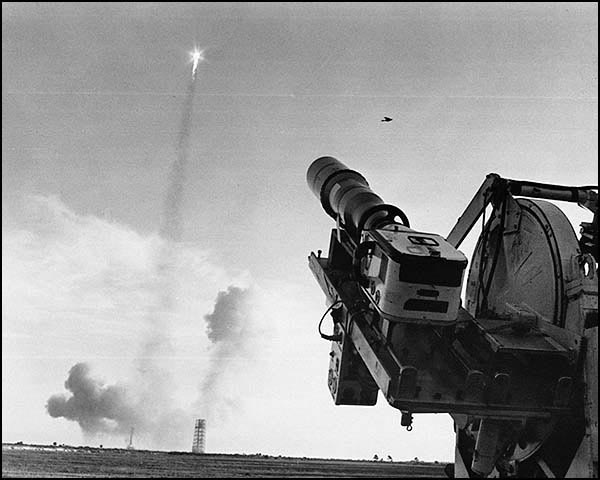
#> input picture courses/1-mastering-opencv-with-python/modules/3-histograms-and-color-segmentation/data/Apollo-8-Launch.jpg, 600 x 480 px; the run also reads 1 picture not shown here
$ jupyter execute --allow-errors 1-histograms.ipynb
#> lines starting #> are read from the running program, lines starting #| are printed output that depends on the picture
[cell 1]
import numpy as np
import matplotlib.pyplot as plt
import seaborn as sns
import cv2

[cell 2]
black_img = np.zeros([20,20,1])

[cell 3]
fig, ax = plt.subplots(1,2, figsize=(15,5))
ax[0].imshow(black_img, cmap='gray'); ax[0].set_title("Image")

ax[1].hist(black_img.flatten(), bins=256, range=(0,255)); ax[1].set_xlim([-1,256]);
ax[1].set_title("Histogram"); ax[1].set_xlabel("Pixel Instensity"); ax[1].set_ylabel("Number of Pixels")
#> figure, not shown here; panel 2: tallest bar 400 high, from x = 0 to 0.996

[cell 4]
img =  cv2.imread("../data/checkerboard_18x18.png",0) # 0 = cv2.IMREAD_GRAYSCALE

#> (the rest of this cell did not finish here and is left out)

[cell 5]
fig, ax = plt.subplots(1,3, figsize=(15,5))
#> (the rest of this cell did not finish here and is left out)

[cell 6]
img = cv2.imread("../data/MNIST_3_18x18.png",0)

fig, ax = plt.subplots(1,3, figsize=(15,5))
ax[0].imshow(img, cmap="gray"); ax[0].set_title(f"Orig, {img.shape}, {len(np.unique(img))}")

bins = 5
ax[1].hist(img.flatten(), bins, [0,256]); ax[1].set_title(f"{bins} Bins")

bins = 50
ax[2].hist(img.flatten(), bins, [0,256]); ax[2].set_title(f"{bins} Bins")

for axis in ax[1:]:
    axis.set_xlabel("Pixel Intensity")
    axis.set_ylabel("Number of Pixels")
    axis.set_xlim([0,256])
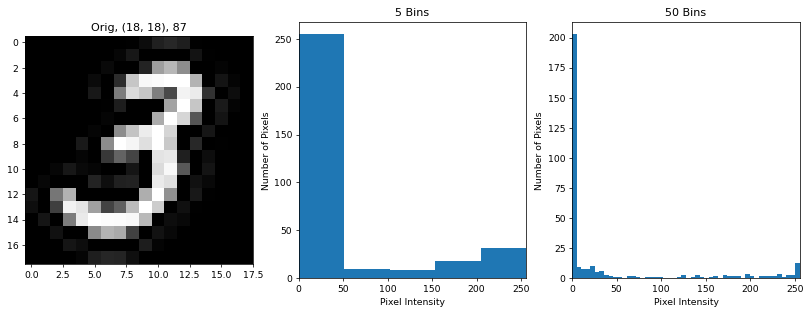
#> figure drawn by matplotlib, 3 panels; panel 2: tallest bar 255 high, from x = -3.55e-15 to 51.2; panel 3: tallest bar 203 high, from x = 4.44e-16 to 5.12

[cell 7]
img = cv2.imread("../data/Apollo-8-Launch.jpg",0)
#> img is the input picture: shape (480, 600); min 0, max 255, mean 151.3

fig, ax = plt.subplots(1,3, figsize=(20,5))

ax[0].imshow(img, cmap="gray"); ax[0].set_title(f"Orig, {img.shape}, {len(np.unique(img))} ")

bins = 50
ax[1].hist(img.flatten(), bins, [0,256]); ax[1].set_title(f"{bins} Bins")

bins = 256
ax[2].hist(img.flatten(), bins, [0,256]); ax[2].set_title(f"{bins} Bins")

for axe in ax[1:]:
    axe.set_xlabel("Pixel Intensity")
    axe.set_ylabel("Number of Pixels")
    axe.set_xlim([0,256])
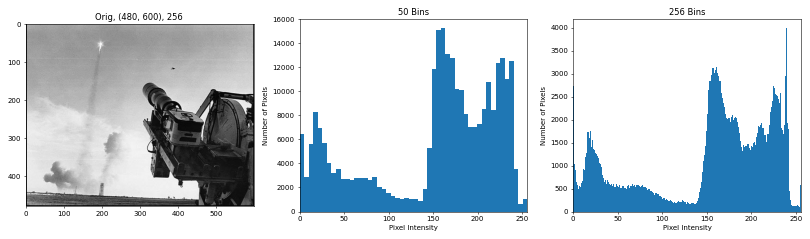
#> figure drawn by matplotlib, 3 panels; panel 2: tallest bar 15245 high, from x = 158.7 to 163.8; panel 3: tallest bar 3996 high, from x = 239 to 240

[cell 8]
# Calculate the histograms
hist = cv2.calcHist(images = [img], channels = [0], mask = None, histSize = [256], ranges = [0,255])
#> hist = 256 values, max 3996 at index 239, min 0 at index 255, mean 1122.8

# Flatten
img_flatten = img.flatten()

# Plot
fig, ax = plt.subplots(1,3, figsize=(15,5))


ax[0].imshow(img, cmap='gray'); ax[0].set_title("Original")
ax[1].plot(hist); ax[1].set_title("cv2.calchist")
ax[2].hist(img_flatten, bins=256, range=[0,256])

for axis in ax[1:]:
    axis.set_xlim([0,256])
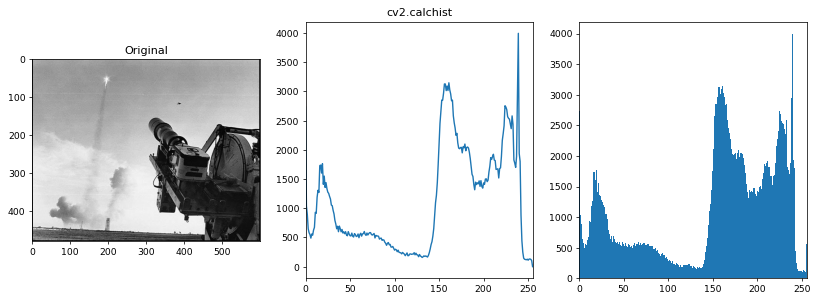
#> figure drawn by matplotlib, 3 panels; panel 2: curve peaks at x = 239, y = 3996; panel 3: tallest bar 3996 high, from x = 239 to 240

### Different images can have identical histograms

[cell 9]
img_gradient = cv2.imread("../data/linear_graident.png",cv2.IMREAD_GRAYSCALE)
img_noisy = cv2.imread("../data/noisy.png",cv2.IMREAD_GRAYSCALE)

fig, ax = plt.subplots(2,2, figsize=(20,15))
#> (the rest of this cell did not finish here and is left out)

## Color Histograms

[cell 10]
img = cv2.imread("../data/Emerald_Lakes_New_Zealand.jpg")

# compute histograms for each color channel
blue = cv2.calcHist([img], [0], None, [256], [0,255])
#> blue = 256 values from 0 to 0
#> (the rest of this cell did not finish here and is left out)

[cell 11]
# Read the color images.
img = cv2.imread('../data/Emerald_Lakes_New_Zealand.jpg')

# Compute histograms for each color channel for both images.
hist1 = cv2.calcHist([img], [0], None, [256], [0, 255])
#> hist1 = 256 values from 0 to 0
#> (the rest of this cell did not finish here and is left out)

[cell 12]
# Use the mask option in cv2.calcHist

img = cv2.imread("../data/Emerald_Lakes_New_Zealand.jpg")

# Create mask, size of the image
#> (the rest of this cell did not finish here and is left out)

#> (a cell that did not finish here is left out)

#> (a cell that did not finish here is left out)

#> (a cell that did not finish here is left out)

## Histogram Equalization

A non-linear method for enhancing contrast in an image

[cell 16]
# Read image into Grayscale
img = cv2.imread("../data/parrot.jpg", 0)
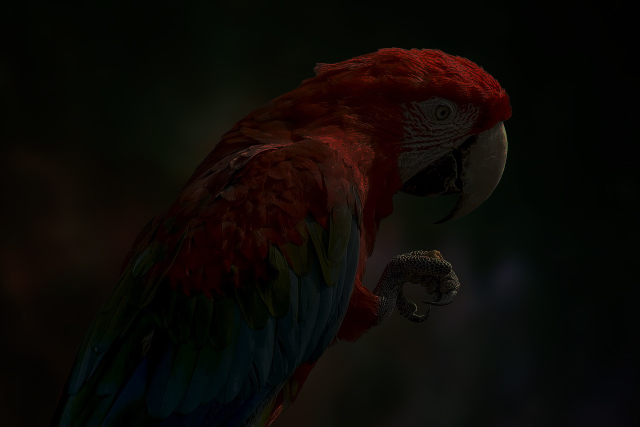
#> input picture courses/1-mastering-opencv-with-python/modules/3-histograms-and-color-segmentation/data/parrot.jpg, 1280 x 853 px (shown at 1/2 size)
#> img: shape (853, 1280); min 0, max 132, mean 9.6

# Equalize histogram
img_eq = cv2.equalizeHist(img)

fig, ax = plt.subplots(2,2, figsize=(15,10))

ax[0,0].imshow(img, cmap="gray"); ax[0,0].set_title(f"Original, Shape:{img.shape}")
ax[0,1].hist(img.flatten(), 256, [0,256]);ax[0,1].set_title("Unequalized")
ax[1,0].imshow(img_eq, cmap="gray"); ax[1,0].set_title(f"Equalized, Shape:{img.shape}")
ax[1,1].hist(img_eq.flatten(), 256, [0,256]); ax[1,1].set_title("Equalized")
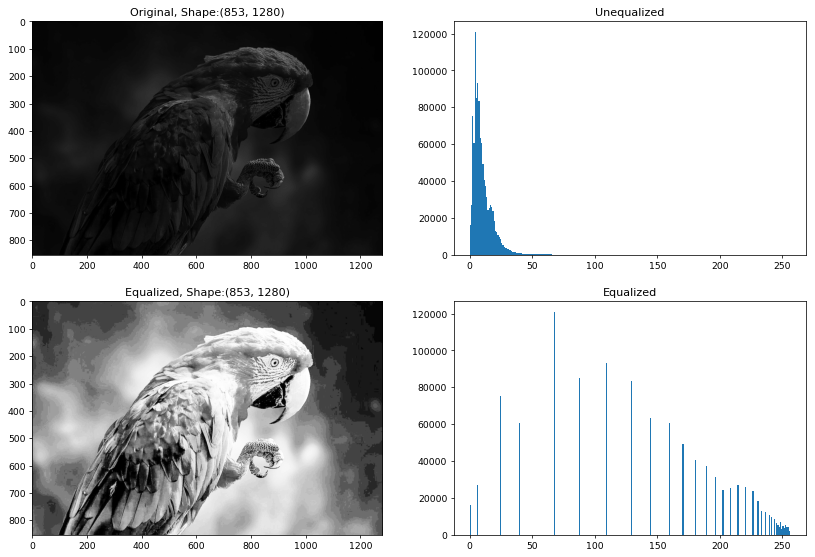
#> figure drawn by matplotlib, 4 panels; panel 2: tallest bar 120586 high, from x = 4 to 5; panel 4: tallest bar 120586 high, from x = 67 to 68

## Incorrect Histogram Equalization

Peforming equalization on each channel is not correct (unless you're looking from an artistic view)

[cell 17]
img = cv2.imread("../data/parrot.jpg")
#> img is the input picture: shape (853, 1280, 3); mean B, G, R 5.6, 9, 12.4

b,g,r = cv2.split(img)

b = cv2.equalizeHist(b)
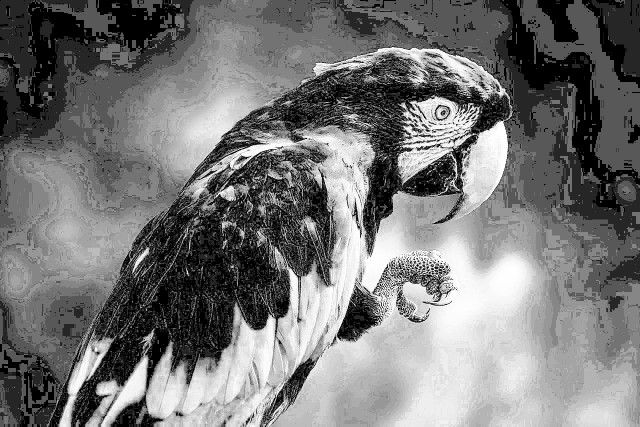
#> b: shape (853, 1280) (shown at 1/2 size); min 0, max 255, mean 118.3
g = cv2.equalizeHist(g)
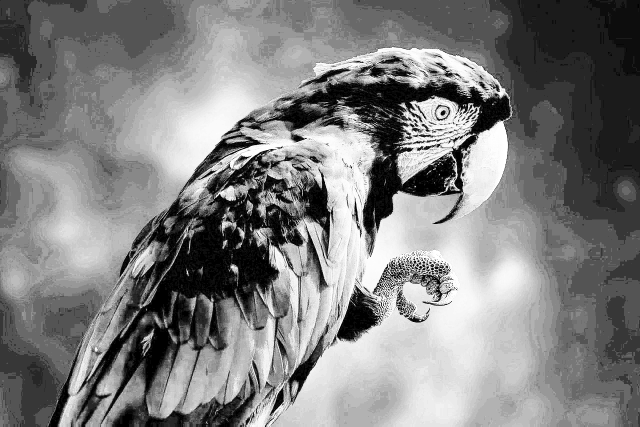
#> g: shape (853, 1280) (shown at 1/2 size); min 0, max 255, mean 127.4
r = cv2.equalizeHist(r)
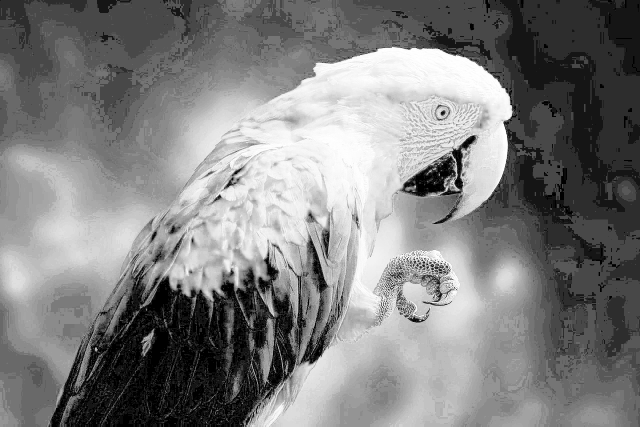
#> r: shape (853, 1280) (shown at 1/2 size); min 0, max 255, mean 127.1

img_eq = cv2.merge([b,g,r])
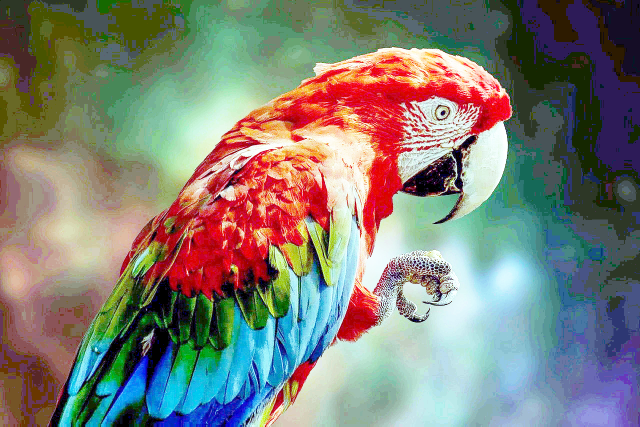
#> img_eq: shape (853, 1280, 3) (shown at 1/2 size); mean B, G, R 118.3, 127.4, 127.1

plt.imshow(img_eq[:,:,::-1])

## Correct way: Convert to HSV, perform the equalizatoin on the V channel and coverent back

[cell 18]
img = cv2.imread("../data/parrot.jpg")

# Convert to HSV
img_hsv = cv2.cvtColor(img, cv2.COLOR_BGR2HSV)
#> img_hsv: shape (853, 1280, 3); mean H, S, V 42.1, 165.9, 14.5

# Perform equalization on V channel only (v=intensity)
img_hsv[:,:,2] = cv2.equalizeHist(img_hsv[:,:,2])
#> img_hsv: shape (853, 1280, 3); mean H, S, V 42.1, 165.9, 131

# Convert back
img_eq = cv2.cvtColor(img_hsv, cv2.COLOR_HSV2BGR)
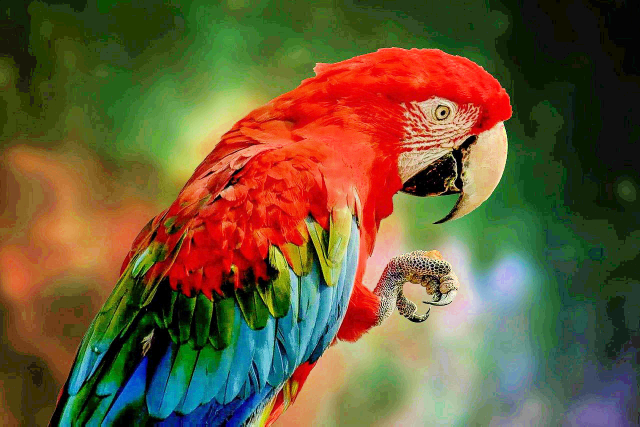
#> img_eq: shape (853, 1280, 3) (shown at 1/2 size); mean B, G, R 55.1, 90.2, 106.1

plt.imshow(img_eq[:,:,::-1])
